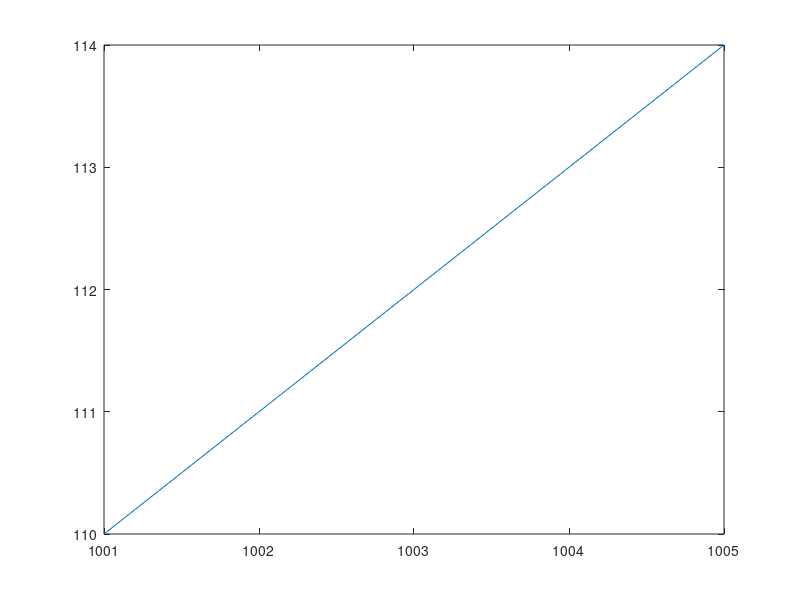

Recreate this plot in MATLAB.
clc; 
clear all;

% num_neuronas = 1000;
num_neuronas = 1000;
num_patrones = 100;
%num_patrones = 100:150;
% P_error = 0;
% P_errorTeorico = [0.001, 0.0036, 0.01, 0.05, 0.1]
% Pmax = 1:1000;

Pmax = zeros(1,5);
% for i=0:50
for i=1:5
    num_neuronas = num_neuronas + i;
    for v=1:5        
        num_patrones = num_patrones + v;
        P = sign(randn(num_neuronas, num_patrones));
        P(P==0)=1;
        [m n] = size(P);
        W=zeros(m);
        for j=1:n
            W = W + P(:,j)*P(:,j)'-eye(m);
        end
        W_fast = P*P' - n*eye(m);

        S = sign(W*P);
        Perror = sum(S(:)~=P(:))/(num_neuronas*num_patrones);

        if(Perror>0.001)
%             P_error = Perror;        
%             Pmax(i) = Perror;
            Pmax(i) = num_patrones;
            break;
        end

    end
end
m = 1001:1005;
plot(m,Pmax)

